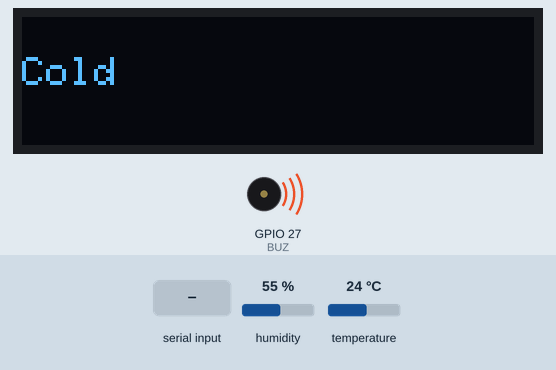
A sketch run on a simulated ESP32. Parts: 128×32 one-colour display, buzzer (waves = sounding, pin HIGH). Inputs (shaded band) come from the test bench; at power-on: humidity 55 %, temperature 24 °C. What the sketch prints to the serial monitor is not drawn.

Above: at 4.9 s.
5.0 s: "90,45\n" received over Serial
At 8.3 s:
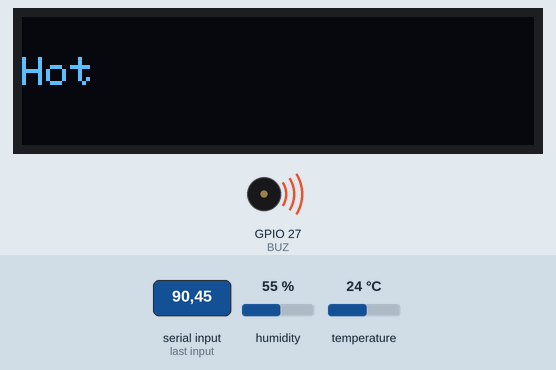
11.4 s: "0\n" received over Serial
At 13.4 s:
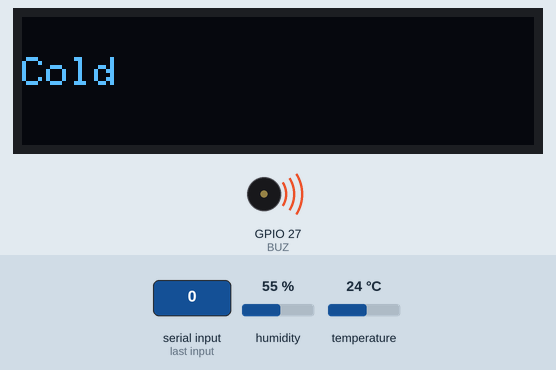
14.4 s: "30,150\n" received over Serial
At 18.4 s:
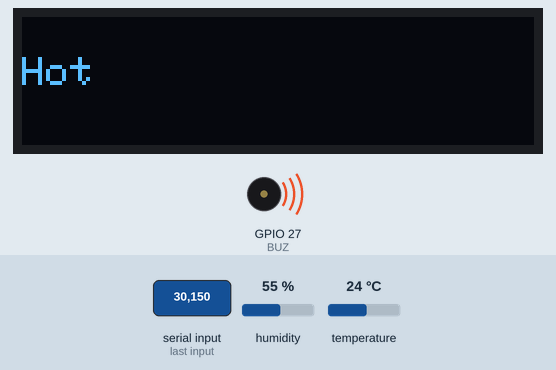
Timing chart, 0 to 26.8 s (numbered marks = the images above; inputs shaded):
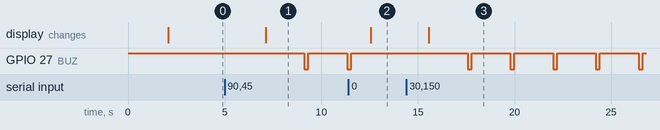

Measured:
- after the input at 5.0 s, GPIO 27 (BUZ): HIGH → LOW after 4.1 s, → HIGH 0.20 s later, → LOW 2.0 s later; the display: changes after 2.1 s (image 1)
- after the input at 11.4 s, GPIO 27 (BUZ): goes on until 11.5 s, then stays HIGH; the display: changes after 1.2 s (image 2)
- after the input at 14.4 s, GPIO 27 (BUZ): alternates HIGH for 2.0 s and LOW for 0.20 s, starting after 3.2 s; the display: changes after 1.2 s (image 3)

The sketch:

dht_oled_work.ino
```cpp
#include <Adafruit_GFX.h>
#include <Adafruit_SSD1306.h>
#include <Wire.h>
#define BUZ 27
#include "DHT.h"
#include "buzzer.h"

#define SCREEN_WIDTH 128
#define SCREEN_HIGHT 32

int buz_state = 0;
int input_ser = 0;
float temp = 0;

DHT dht(32, DHT11);
Adafruit_SSD1306 display(SCREEN_WIDTH, SCREEN_HIGHT, &Wire);

void setup() {
  buz_setup();
  // setup dht
  Wire.begin();
  Serial.begin(115200);
  dht.begin();
  if (!display.begin(SSD1306_SWITCHCAPVCC, 0x3c)) {
    Serial.println(F("SSD1306 allocation failed"));
    for (;;);
  }
  //  setup display
  display.clearDisplay();
  display.setTextSize(1);
  display.setTextColor(WHITE);
  display.setCursor(0, 10);
  display.println("Hello!");
  display.display();
}

void loop() {
  delay(2000);
  if (buz_state) {
    buz_on();
  }
  if(Serial.available() > 0) {
    String input_tmp = Serial.readString();
    input_tmp.trim();
    if(input_tmp == "off") {
      Serial.println("off change action");
      input_ser = 0;
    } else {
      Serial.println("change temp");
      input_ser = 1;
      temp = input_tmp.toFloat();
      Serial.print("temp has change to ");
      Serial.println(temp);
    }
  }
  if(input_ser == 0) {
  temp = dht.readTemperature();
  }
  if (isnan(temp)) {
    Serial.println("Failed to read from DHT sensor!");
    return;
  }
  Serial.println(temp);
  display.clearDisplay();
  display.setCursor(0, 10);
  if (temp >= 30) {
    display.println("Hot");
    buz_state = 1;
  } else if (temp >= 25) {
    display.println("Normal");
    buz_state = 0;
  } else {
    display.println("Cold");
    buz_state = 0;
  }
  display.display();
}
```

buzzer.h
```cpp
void buz_setup() {
    pinMode(BUZ, OUTPUT);
    digitalWrite(BUZ, HIGH);
}

void buz_on() {
    digitalWrite(BUZ, LOW);
    delay(200);
    digitalWrite(BUZ, HIGH);
}
```
